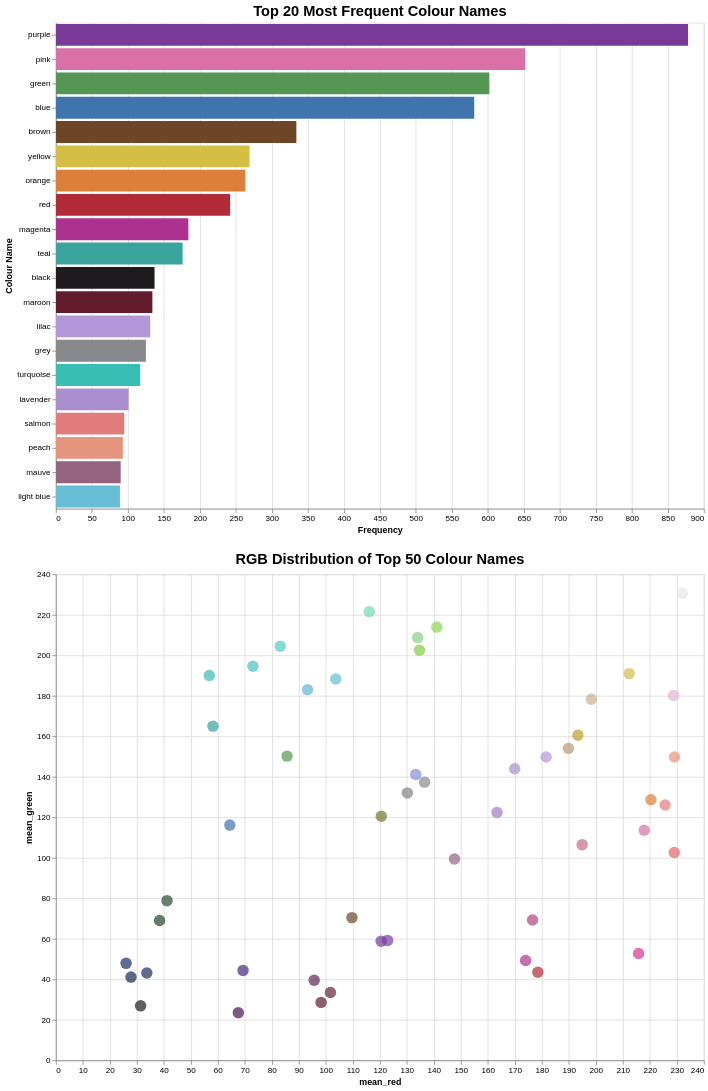

The cell this chart's notebook holds for it:
### Markdown cell above
### Task 3: Informative Visualisations

The purpose of this task was to create **informative visualisations** that clearly communicate relationships and patterns in the cleaned colour naming dataset.  
This includes visualising the frequency of colour names and showing how these categories are distributed in RGB space.

#### Steps Performed

1. **Select the dataset:** Load the cleaned dataset from Task 2 (`cleaned_CN_EN_10K_Mylonas2017.csv`).  
2. **Aggregate data:** Count the frequency of each colour name and compute the **mean RGB values** for each name to summarise colour appearance.  
3. **Sort and format data:** Sort colour names by frequency to prioritise the most common colours, and ensure RGB values are numeric for visualisation.  
4. **Choose visualisation types:** Use a **bar chart** to display the top 20 most frequent colour names and a **scatter plot** to show the RGB distribution of the top 50 colours.  
5. **Apply colour encoding:** Map actual mean RGB values to the visualisations to represent colours accurately and intuitively.  
6. **Add interactivity:** Include tooltips showing colour name, frequency, and RGB values, enabling users to explore the dataset dynamically.  
7. **Combine visualisations:** Create a single interactive dashboard to present both frequency and RGB distribution together, enhancing clarity and user engagement.

This approach allows users to **quickly identify common colour names**, explore **colour similarity and variation**, and gain a deeper understanding of the dataset through **interactive visualisation**.

### Code cell
import pandas as pd
# --- Step 1: Load the cleaned dataset ---
df = pd.read_csv('cleaned_CN_EN_10K_Mylonas2017.csv')

# --- Step 2: Aggregate data by colour name ---
freq_df = df.groupby('name').agg(
    count=('name', 'size'),
    mean_red=('red', 'mean'),
    mean_green=('green', 'mean'),
    mean_blue=('blue', 'mean')
).reset_index()

# --- Step 4: Convert mean RGB to hex for colour encoding ---
def rgb_to_hex(r, g, b):
    return '#{:02X}{:02X}{:02X}'.format(int(r), int(g), int(b))

freq_df['hex_color'] = freq_df.apply(
    lambda row: rgb_to_hex(row['mean_red'], row['mean_green'], row['mean_blue']), axis=1
)

# --- Step 5: Sort by frequency ---
freq_df = freq_df.sort_values(by='count', ascending=False)

# --- Step 6: Bar chart showing top 20 most frequent colour names ---
bar_chart = alt.Chart(freq_df.head(20)).mark_bar().encode(
    x=alt.X('count:Q', title='Frequency'),
    y=alt.Y('name:N', sort='-x', title='Colour Name'),
    color=alt.Color('hex_color:N', scale=None),
    tooltip=[
        alt.Tooltip('name:N', title='Colour Name'),
        alt.Tooltip('count:Q', title='Frequency'),
        alt.Tooltip('mean_red:Q', title='Mean Red'),
        alt.Tooltip('mean_green:Q', title='Mean Green'),
        alt.Tooltip('mean_blue:Q', title='Mean Blue')
    ]
).properties(
    width=800,
    height=600,
    title='Top 20 Most Frequent Colour Names'
)

# --- Step 6: Scatter plot for RGB distribution of top 50 colours ---
scatter_chart = alt.Chart(freq_df.head(50)).mark_circle(size=200).encode(
    x='mean_red:Q',
    y='mean_green:Q',
    color=alt.Color('hex_color:N', scale=None),
    tooltip=[
        alt.Tooltip('name:N', title='Colour Name'),
        alt.Tooltip('count:Q', title='Frequency'),
        alt.Tooltip('mean_red:Q', title='Mean Red'),
        alt.Tooltip('mean_green:Q', title='Mean Green'),
        alt.Tooltip('mean_blue:Q', title='Mean Blue')
    ]
).properties(
    width=800,
    height=600,
    title='RGB Distribution of Top 50 Colour Names'
)

# --- Step 7: Combine both charts into a single interactive dashboard ---
dashboard = alt.vconcat(bar_chart, scatter_chart).configure_title(
    fontSize=18,
    anchor='middle'
).interactive()

# --- Display dashboard ---
dashboard.show()

### Figure 1 — Vega-Lite specification as saved in the notebook (floating-point values rounded to 4 significant figures)
{"config": {"view": {"continuousWidth": 300, "continuousHeight": 300}, "title": {"anchor": "middle", "fontSize": 18}}, "vconcat": [{"data": {"name": "data-86903215f9a09b9d5b1a35a864b75e9a"}, "mark": {"type": "bar"}, "encoding": {"color": {"field": "hex_color", "scale": null, "type": "nominal"}, "tooltip": [{"field": "name", "title": "Colour Name", "type": "nominal"}, {"field": "count", "title": "Frequency", "type": "quantitative"}, {"field": "mean_red", "title": "Mean Red", "type": "quantitative"}, {"field": "mean_green", "title": "Mean Green", "type": "quantitative"}, {"field": "mean_blue", "title": "Mean Blue", "type": "quantitative"}], "x": {"field": "count", "title": "Frequency", "type": "quantitative"}, "y": {"field": "name", "sort": "-x", "title": "Colour Name", "type": "nominal"}}, "height": 600, "name": "view_11", "title": "Top 20 Most Frequent Colour Names", "width": 800}, {"data": {"name": "data-56659ad17b40bac6d79128ba6f209d1d"}, "mark": {"type": "circle", "size": 200}, "encoding": {"color": {"field": "hex_color", "scale": null, "type": "nominal"}, "tooltip": [{"field": "name", "title": "Colour Name", "type": "nominal"}, {"field": "count", "title": "Frequency", "type": "quantitative"}, {"field": "mean_red", "title": "Mean Red", "type": "quantitative"}, {"field": "mean_green", "title": "Mean Green", "type": "quantitative"}, {"field": "mean_blue", "title": "Mean Blue", "type": "quantitative"}], "x": {"field": "mean_red", "type": "quantitative"}, "y": {"field": "mean_green", "type": "quantitative"}}, "height": 600, "name": "view_12", "title": "RGB Distribution of Top 50 Colour Names", "width": 800}], "params": [{"name": "param_6", "select": {"type": "interval", "encodings": ["x", "y"]}, "bind": "scales", "views": ["view_11", "view_12"]}], "$schema": "https://vega.github.io/schema/vega-lite/v5.20.1.json", "datasets": {"data-86903215f9a09b9d5b1a35a864b75e9a": [{"name": "purple", "count": 878, "mean_red": 120.5, "mean_green": 58.8, "mean_blue": 150.9, "hex_color": "#783A96"}, {"name": "pink", "count": 652, "mean_red": 217.9, "mean_green": 113.6, "mean_blue": 168.3, "hex_color": "#D971A8"}, {"name": "green", "count": 602, "mean_red": 85.6, "mean_green": 150.2, "mean_blue": 84.32, "hex_color": "#559654"}, {"name": "blue", "count": 581, "mean_red": 64.43, "mean_green": 116.1, "mean_blue": 173.6, "hex_color": "#4074AD"}, {"name": "brown", "count": 334, "mean_red": 109.6, "mean_green": 70.46, "mean_blue": 40.4, "hex_color": "#6D4628"}, {"name": "yellow", "count": 269, "mean_red": 212.3, "mean_green": 191.0, "mean_blue": 70.2, "hex_color": "#D4BE46"}, {"name": "orange", "count": 263, "mean_red": 220.4, "mean_green": 128.7, "mean_blue": 57.9, "hex_color": "#DC8039"}, {"name": "red", "count": 242, "mean_red": 178.5, "mean_green": 43.44, "mean_blue": 56.95, "hex_color": "#B22B38"}, {"name": "magenta", "count": 184, "mean_red": 174.0, "mean_green": 49.27, "mean_blue": 144.3, "hex_color": "#AD3190"}, {"name": "teal", "count": 176, "mean_red": 58.16, "mean_green": 164.9, "mean_blue": 156.9, "hex_color": "#3AA49C"}, {"name": "black", "count": 137, "mean_red": 31.38, "mean_green": 26.89, "mean_blue": 30.47, "hex_color": "#1F1A1E"}, {"name": "maroon", "count": 134, "mean_red": 98.22, "mean_green": 28.59, "mean_blue": 46.33, "hex_color": "#621C2E"}, {"name": "lilac", "count": 131, "mean_red": 181.6, "mean_green": 149.7, "mean_blue": 217.9, "hex_color": "#B595D9"}, {"name": "grey", "count": 125, "mean_red": 136.6, "mean_green": 137.4, "mean_blue": 141.3, "hex_color": "#88898D"}, {"name": "turquoise", "count": 117, "mean_red": 56.79, "mean_green": 190.0, "mean_blue": 179.1, "hex_color": "#38BEB3"}, {"name": "lavender", "count": 101, "mean_red": 169.9, "mean_green": 144.0, "mean_blue": 207.5, "hex_color": "#A98FCF"}, {"name": "salmon", "count": 95, "mean_red": 225.6, "mean_green": 126.1, "mean_blue": 125.4, "hex_color": "#E17E7D"}, {"name": "peach", "count": 93, "mean_red": 229.1, "mean_green": 149.7, "mean_blue": 125.7, "hex_color": "#E5957D"}, {"name": "mauve", "count": 90, "mean_red": 147.6, "mean_green": 99.39, "mean_blue": 128.9, "hex_color": "#936380"}, {"name": "light blue", "count": 89, "mean_red": 103.7, "mean_green": 188.3, "mean_blue": 215.0, "hex_color": "#67BCD6"}], "data-56659ad17b40bac6d79128ba6f209d1d": [{"name": "purple", "count": 878, "mean_red": 120.5, "mean_green": 58.8, "mean_blue": 150.9, "hex_color": "#783A96"}, {"name": "pink", "count": 652, "mean_red": 217.9, "mean_green": 113.6, "mean_blue": 168.3, "hex_color": "#D971A8"}, {"name": "green", "count": 602, "mean_red": 85.6, "mean_green": 150.2, "mean_blue": 84.32, "hex_color": "#559654"}, {"name": "blue", "count": 581, "mean_red": 64.43, "mean_green": 116.1, "mean_blue": 173.6, "hex_color": "#4074AD"}, {"name": "brown", "count": 334, "mean_red": 109.6, "mean_green": 70.46, "mean_blue": 40.4, "hex_color": "#6D4628"}, {"name": "yellow", "count": 269, "mean_red": 212.3, "mean_green": 191.0, "mean_blue": 70.2, "hex_color": "#D4BE46"}, {"name": "orange", "count": 263, "mean_red": 220.4, "mean_green": 128.7, "mean_blue": 57.9, "hex_color": "#DC8039"}, {"name": "red", "count": 242, "mean_red": 178.5, "mean_green": 43.44, "mean_blue": 56.95, "hex_color": "#B22B38"}, {"name": "magenta", "count": 184, "mean_red": 174.0, "mean_green": 49.27, "mean_blue": 144.3, "hex_color": "#AD3190"}, {"name": "teal", "count": 176, "mean_red": 58.16, "mean_green": 164.9, "mean_blue": 156.9, "hex_color": "#3AA49C"}, {"name": "black", "count": 137, "mean_red": 31.38, "mean_green": 26.89, "mean_blue": 30.47, "hex_color": "#1F1A1E"}, {"name": "maroon", "count": 134, "mean_red": 98.22, "mean_green": 28.59, "mean_blue": 46.33, "hex_color": "#621C2E"}, {"name": "lilac", "count": 131, "mean_red": 181.6, "mean_green": 149.7, "mean_blue": 217.9, "hex_color": "#B595D9"}, {"name": "grey", "count": 125, "mean_red": 136.6, "mean_green": 137.4, "mean_blue": 141.3, "hex_color": "#88898D"}, {"name": "turquoise", "count": 117, "mean_red": 56.79, "mean_green": 190.0, "mean_blue": 179.1, "hex_color": "#38BEB3"}, {"name": "lavender", "count": 101, "mean_red": 169.9, "mean_green": 144.0, "mean_blue": 207.5, "hex_color": "#A98FCF"}, {"name": "salmon", "count": 95, "mean_red": 225.6, "mean_green": 126.1, "mean_blue": 125.4, "hex_color": "#E17E7D"}, {"name": "peach", "count": 93, "mean_red": 229.1, "mean_green": 149.7, "mean_blue": 125.7, "hex_color": "#E5957D"}, {"name": "mauve", "count": 90, "mean_red": 147.6, "mean_green": 99.39, "mean_blue": 128.9, "hex_color": "#936380"}, {"name": "light blue", "count": 89, "mean_red": 103.7, "mean_green": 188.3, "mean_blue": 215.0, "hex_color": "#67BCD6"}, {"name": "violet", "count": 87, "mean_red": 122.9, "mean_green": 59.2, "mean_blue": 164.8, "hex_color": "#7A3BA4"}, {"name": "cyan", "count": 83, "mean_red": 72.95, "mean_green": 194.6, "mean_blue": 195.6, "hex_color": "#48C2C3"}, {"name": "hot pink", "count": 70, "mean_red": 215.8, "mean_green": 52.73, "mean_blue": 146.8, "hex_color": "#D73492"}, {"name": "forest green", "count": 62, "mean_red": 41.15, "mean_green": 78.82, "mean_blue": 47.05, "hex_color": "#294E2F"}, {"name": "sky blue", "count": 61, "mean_red": 93.2, "mean_green": 183.0, "mean_blue": 215.5, "hex_color": "#5DB6D7"}, {"name": "white", "count": 61, "mean_red": 232.1, "mean_green": 230.7, "mean_blue": 231.6, "hex_color": "#E8E6E7"}, {"name": "mint", "count": 60, "mean_red": 116.0, "mean_green": 221.6, "mean_blue": 179.1, "hex_color": "#74DDB3"}, {"name": "olive", "count": 60, "mean_red": 120.5, "mean_green": 120.5, "mean_blue": 47.28, "hex_color": "#78782F"}, {"name": "tan", "count": 55, "mean_red": 189.8, "mean_green": 154.0, "mean_blue": 115.7, "hex_color": "#BD9A73"}, {"name": "lime", "count": 54, "mean_red": 141.1, "mean_green": 213.9, "mean_blue": 83.13, "hex_color": "#8DD553"}, {"name": "dark green", "count": 53, "mean_red": 38.4, "mean_green": 69.06, "mean_blue": 42.0, "hex_color": "#26452A"}, {"name": "beige", "count": 53, "mean_red": 198.3, "mean_green": 178.3, "mean_blue": 149.0, "hex_color": "#C6B295"}, {"name": "dark purple", "count": 53, "mean_red": 67.57, "mean_green": 23.51, "mean_blue": 78.7, "hex_color": "#43174E"}, {"name": "plum", "count": 51, "mean_red": 95.67, "mean_green": 39.55, "mean_blue": 86.53, "hex_color": "#5F2756"}, {"name": "light green", "count": 50, "mean_red": 134.0, "mean_green": 208.7, "mean_blue": 139.0, "hex_color": "#86D08B"}, {"name": "lime green", "count": 50, "mean_red": 134.7, "mean_green": 202.5, "mean_blue": 72.54, "hex_color": "#86CA48"}, {"name": "periwinkle", "count": 50, "mean_red": 133.3, "mean_green": 141.2, "mean_blue": 213.6, "hex_color": "#858DD5"}, {"name": "dark blue", "count": 47, "mean_red": 26.0, "mean_green": 47.87, "mean_blue": 109.0, "hex_color": "#1A2F6D"}, {"name": "aqua", "count": 46, "mean_red": 83.07, "mean_green": 204.4, "mean_blue": 194.6, "hex_color": "#53CCC2"}, {"name": "gray", "count": 46, "mean_red": 130.2, "mean_green": 132.0, "mean_blue": 133.9, "hex_color": "#828485"}, {"name": "rose", "count": 46, "mean_red": 194.9, "mean_green": 106.5, "mean_blue": 134.3, "hex_color": "#C26A86"}, {"name": "navy", "count": 45, "mean_red": 27.82, "mean_green": 41.09, "mean_blue": 84.58, "hex_color": "#1B2954"}, {"name": "indigo", "count": 44, "mean_red": 69.32, "mean_green": 44.39, "mean_blue": 129.6, "hex_color": "#452C81"}, {"name": "burgundy", "count": 44, "mean_red": 101.7, "mean_green": 33.48, "mean_blue": 52.39, "hex_color": "#652134"}, {"name": "coral", "count": 42, "mean_red": 229.0, "mean_green": 102.6, "mean_blue": 109.5, "hex_color": "#E5666D"}, {"name": "light purple", "count": 40, "mean_red": 163.4, "mean_green": 122.4, "mean_blue": 199.0, "hex_color": "#A37AC7"}, {"name": "navy blue", "count": 37, "mean_red": 33.68, "mean_green": 43.08, "mean_blue": 97.05, "hex_color": "#212B61"}, {"name": "mustard", "count": 35, "mean_red": 193.3, "mean_green": 160.5, "mean_blue": 42.77, "hex_color": "#C1A02A"}, {"name": "light pink", "count": 32, "mean_red": 228.8, "mean_green": 180.1, "mean_blue": 211.3, "hex_color": "#E4B4D3"}, {"name": "dark pink", "count": 32, "mean_red": 176.5, "mean_green": 69.25, "mean_blue": 125.7, "hex_color": "#B0457D"}]}}
